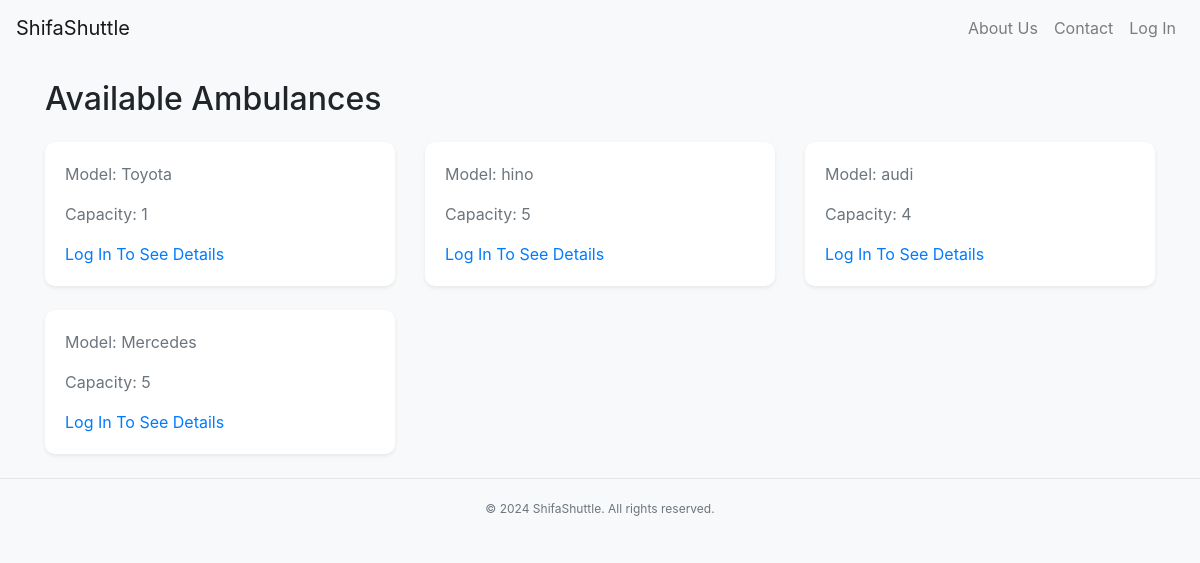
The page /driver/available_ambulances/ on the database its author committed.
### driver/models.py (models this page shows, shortened)
class Ambulance(models.Model):
    registration_number = models.CharField(max_length=50, unique=True)
    model = models.CharField(max_length=100)
    capacity = models.IntegerField()
    status_choices = [
        ('available', 'Available'),
        ('on_call', 'On Call'),
        ('in_service', 'In Service'),
    ]
    status = models.CharField(max_length=20, choices=status_choices)
    location = models.CharField(max_length=255)  # Field for entering location by text
    driver = models.ForeignKey(Driver, on_delete=models.SET_NULL, null=True, blank=True, related_name='ambulances')

### driver/views.py (the view)
# urls.py: path('available_ambulances/', views.available_ambulances, name='available_ambulances'),
def available_ambulances(request):
    ambulances = Ambulance.objects.filter(status='available')
    return render(request, 'available_ambulances.html', {'ambulances': ambulances})

### templates/available_ambulances.html (shortened to what this page needs)
{% extends 'base.html' %}
{% block content %}
<h2 class="my-4">Available Ambulances</h2>
<div class="row">
    {% for ambulance in ambulances %}
    <div class="col-md-4">
        <div class="card mb-4 shadow-sm">
            <div class="card-body">
                {% if user.is_authenticated %}
                <a href="{% url 'ambulance_detail' ambulance.id %}">
                    <h5 class="card-title">{{ ambulance.registration_number }}</h5>
                </a>
                <p class="card-text">Model: {{ ambulance.model }}</p>
                <p class="card-text">Capacity: {{ ambulance.capacity }}</p>
                {% else %}
                <p class="card-text">Model: {{ ambulance.model }}</p>
                <p class="card-text">Capacity: {{ ambulance.capacity }}</p>
                {% endif %}
                {% if user.is_authenticated %}
                <a href="{% url 'send_message' ambulance.id %}" class="btn btn-primary">Message</a>
                <a href="{% url 'hire_request' ambulance.id %}" class="btn btn-primary">Hire Request</a>
                {% else %}
                <a href="{% url 'login' %}">Log In To See Details</a>
                {% endif %}
            </div>
        </div>
    </div>
    {% endfor %}
</div>
{% endblock %}

### static/base.css (style rules this page uses)
.card-text { color: #666; }
body { background-color: #f8f9fa; }
.card { border: none; border-radius: 10px; transition: transform 0.3s; }
.card-text { color: #6c757d; }
.card { border: none; border-radius: 10px; overflow: hidden; }

### rows shown on the page
Ambulance: model "Toyota", capacity "1"
Ambulance: model "hino", capacity "5"
Ambulance: model "audi", capacity "4"
Ambulance: model "Mercedes", capacity "5"
